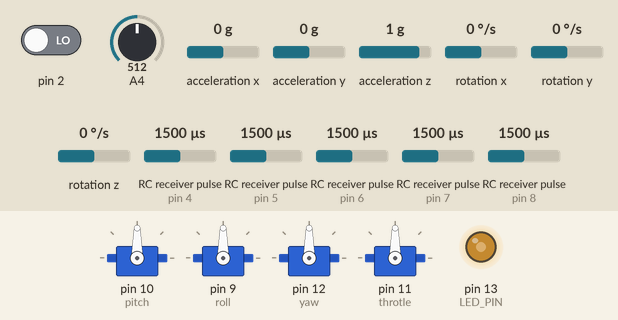
Bench run of a program on a simulated Arduino Uno, built with avr-gcc and run on an emulated ATmega328P. Shown: 4 × servo, output pins drawn as LEDs (lit = HIGH). Wiring (inferred from the names in the program): 5 × RC receiver channel: data pin 4 / data pin 5 / data pin 6 / data pin 7 / data pin 8. Inputs (shaded band) come from the test bench; at power-on: A4 = 512, acceleration x 0 g, acceleration y 0 g, rotation z 0 °/s, RC receiver pulse (sensors on pin 7, pin 4, pin 5, pin 6, pin 8) 1500 µs, pin 2 LOW, acceleration z 1 g, rotation x 0 °/s, rotation y 0 °/s. The sensor or clock chip raises its interrupt line as the real part does; what the program prints to the serial monitor is not drawn.

Above: at 1.44 s.
1.8 s: A4 set to 80
At 3.34 s:
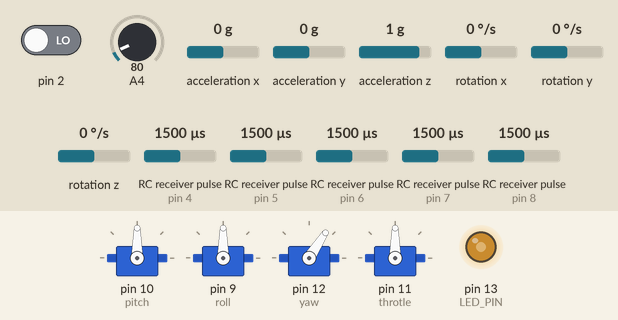
At 4.64 s:
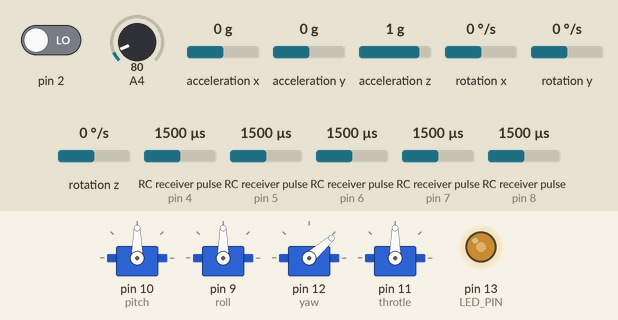
4.8 s: acceleration x set to -1.4 g
At 7.04 s:
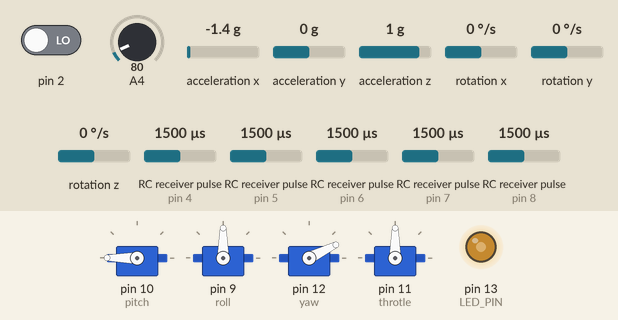
7.8 s: acceleration y set to 1.4 g
At 8.2 s:
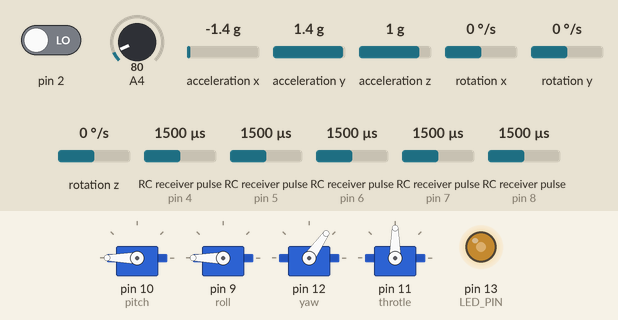
10.8 s: A4 set to 716
13.8 s: rotation z set to 100 °/s
16.8 s: RC receiver pulse (sensor on pin 7) set to 1020 µs
Timing chart, 0 to 22.6 s (numbered marks = the images above; inputs shaded):
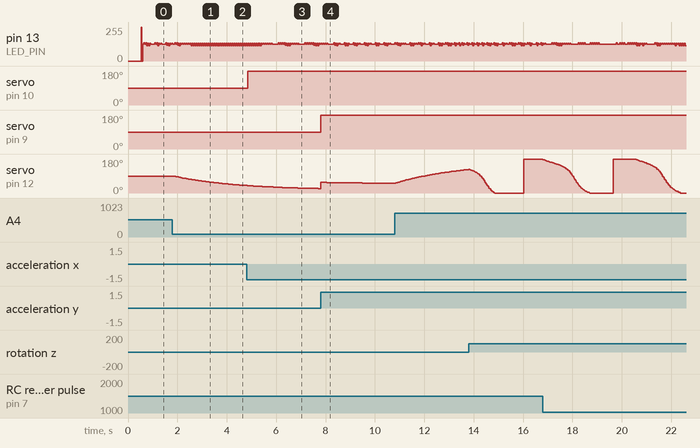

Measured:
- after the input at 1.8 s, servo on pin 12 (yaw): moves from 90° to 40° over 2.9 s, starting after 0.05 s
- after the input at 4.8 s, servo on pin 10 (pitch): 90° → 180° after 0.05 s
- after the input at 7.8 s, servo on pin 9 (roll): 90° → 180° at once

The program:

main.cpp
```cpp
#include <Arduino.h>
//Aircraft Stabilizer
//Servo
#include "Servo.h"
#include "MPU6050_6Axis_MotionApps20.h"
#include "I2Cdev.h"
#include "PinChangeInt.h"

#define SERIAL_PORT_SPEED 115200

#if I2CDEV_IMPLEMENTATION == I2CDEV_ARDUINO_WIRE
    #include "Wire.h"
#endif

Servo myservoRoll; // Roll
Servo myservoPitch; // Pitch
Servo myservoYaw;
Servo myservoThrotle;

//list of pwm pin
#define roll 9
#define pitch 10
#define throtle 11
#define yaw 12

//var used by receiver

#define RC_NUM_CHANNELS  6

#define RC_CH1  0
#define RC_CH2  1
#define RC_CH3  2
#define RC_CH4  3
#define RC_CH5  4
#define RC_CH6  5

#define RC_CH1_INPUT 7
#define RC_CH2_INPUT 6
#define RC_CH3_INPUT 5
#define RC_CH4_INPUT 4
#define RC_CH5_INPUT 3
#define RC_CH6_INPUT 8

int rc_values[RC_NUM_CHANNELS];
uint32_t rc_start[RC_NUM_CHANNELS];
volatile uint16_t rc_shared[RC_NUM_CHANNELS];

#define env 100

MPU6050 mpu;
//MPU6050 mpu(0x69); // <-- use for AD0 high

#define OUTPUT_READABLE_YAWPITCHROLL

#define LED_PIN 13 // (Arduino is 13, Teensy is 11, Teensy++ is 6)
bool blinkState = false;

// MPU control/status vars
bool dmpReady = false;  // set true if DMP init was successful
uint8_t mpuIntStatus;   // holds actual interrupt status byte from MPU
uint8_t devStatus;      // return status after each device operation (0 = success, !0 = error)
uint16_t packetSize;    // expected DMP packet size (default is 42 bytes)
uint16_t fifoCount;     // count of all bytes currently in FIFO
uint8_t fifoBuffer[64]; // FIFO storage buffer

// orientation/motion vars
Quaternion q;           // [w, x, y, z]         quaternion container
VectorInt16 aa;         // [x, y, z]            accel sensor measurements
VectorInt16 aaReal;     // [x, y, z]            gravity-free accel sensor measurements
VectorInt16 aaWorld;    // [x, y, z]            world-frame accel sensor measurements
VectorFloat gravity;    // [x, y, z]            gravity vector
float euler[3];         // [psi, theta, phi]    Euler angle container
float ypr[3];           // [yaw, pitch, roll]   yaw/pitch/roll container and gravity vector

//O of the plane
int Ox = 0,Oy = 0,Oz = 0;
//O of the radio
int Oradiox = 0,Oradioy = 0,Oradioz = 0;
int Xthrotle = 0;
int OVRA = 0;
//Ocomande
int Ocz1 = 0;
float Ocomandex,Ocomandey,Ocomandez;
//Oservo
float Oservox,Oservoy,Oservoz;


int DOx = 0, DOy = 0, DOz = 0;
int IDOx = 0,IDOy = 0,IDOz = 0;
float Kx1 = 2.0,Ky1 = 2.0,Kz1 = 1.0;
float Kx2 = 0.2,Ky2 = 0.2,Kz2 = 0.2;


uint8_t dt;
uint16_t t;


// packet structure for InvenSense teapot demo
uint8_t teapotPacket[14] = { '$', 0x02, 0,0, 0,0, 0,0, 0,0, 0x00, 0x00, '\r', '\n' };

// ================================================================
// ===               INTERRUPT DETECTION FOR RECIEVER           ===
// ================================================================

void rc_read_values() {
  noInterrupts();
  memcpy(rc_values, (const void *)rc_shared, sizeof(rc_shared));
  interrupts();
}

void calc_input(uint8_t channel, uint8_t input_pin) {
  if (digitalRead(input_pin) == HIGH) {
    rc_start[channel] = micros();
  } else {
    rc_shared[channel] = (uint16_t)(micros() - rc_start[channel]);
  }
}

void calc_ch1() { calc_input(RC_CH1, RC_CH1_INPUT); }
void calc_ch2() { calc_input(RC_CH2, RC_CH2_INPUT); }
void calc_ch3() { calc_input(RC_CH3, RC_CH3_INPUT); }
void calc_ch4() { calc_input(RC_CH4, RC_CH4_INPUT); }
void calc_ch5() { calc_input(RC_CH5, RC_CH5_INPUT); }
void calc_ch6() { calc_input(RC_CH6, RC_CH6_INPUT); }


// ================================================================
// ===               INTERRUPT DETECTION ROUTINE                ===
// ================================================================

volatile bool mpuInterrupt = false;     // indicates whether MPU interrupt pin has gone high
void dmpDataReady() {
    mpuInterrupt = true;
}

// ================================================================
// ===                         ms to deg                        ===
// ================================================================

int degres(int t){
  return (t-1500)*18/100; // return a falue in degres centerded a 90 degres
}

// ================================================================
// ===                      INITIAL SETUP                       ===
// ================================================================

void setup() {
    // join I2C bus (I2Cdev library doesn't do this automatically)
    #if I2CDEV_IMPLEMENTATION == I2CDEV_ARDUINO_WIRE
        Wire.begin();
        TWBR = 24; // 400kHz I2C clock (200kHz if CPU is 8MHz)
    #elif I2CDEV_IMPLEMENTATION == I2CDEV_BUILTIN_FASTWIRE
        Fastwire::setup(400, true);
    #endif

//Attach servo

  myservoPitch.attach(pitch); // Attach Y servo to pin 9
  myservoRoll.attach(roll);// Attach X servo to pin 10
  myservoYaw.attach(yaw);
  myservoThrotle.attach(throtle);

//initialisation for interupts

  pinMode(RC_CH1_INPUT, INPUT);
  pinMode(RC_CH2_INPUT, INPUT);
  pinMode(RC_CH3_INPUT, INPUT);
  pinMode(RC_CH4_INPUT, INPUT);
  pinMode(RC_CH5_INPUT, INPUT);
  pinMode(RC_CH6_INPUT, INPUT);

  PCintPort::attachInterrupt(RC_CH1_INPUT, calc_ch1, CHANGE);
  PCintPort::attachInterrupt(RC_CH2_INPUT, calc_ch2, CHANGE);
  PCintPort::attachInterrupt(RC_CH3_INPUT, calc_ch3, CHANGE);
  PCintPort::attachInterrupt(RC_CH4_INPUT, calc_ch4, CHANGE);
  PCintPort::attachInterrupt(RC_CH5_INPUT, calc_ch5, CHANGE);
  PCintPort::attachInterrupt(RC_CH6_INPUT, calc_ch6, CHANGE);

    Serial.begin(SERIAL_PORT_SPEED);

    // initialize device
    Serial.println(F("Initializing I2C devices..."));
    mpu.initialize();

    // verify connection
    Serial.println(F("Testing device connections..."));
    Serial.println(mpu.testConnection() ? F("MPU6050 connection successful") : F("MPU6050 connection failed"));

    // load and configure the DMP
    Serial.println(F("Initializing DMP..."));
    devStatus = mpu.dmpInitialize();
    if (devStatus == 0) {
      //calculate the ofset of the gyro/axxelero
        mpu.CalibrateAccel(8);
        mpu.CalibrateGyro(8);
        mpu.PrintActiveOffsets();
        // turn on the DMP, now that it's ready
        Serial.println(F("Enabling DMP..."));
        mpu.setDMPEnabled(true);
        // enable Arduino interrupt detection
        Serial.println(F("Enabling interrupt detection (Arduino external interrupt 0)..."));
        attachInterrupt(0, dmpDataReady, RISING);
        mpuIntStatus = mpu.getIntStatus();
        // set our DMP Ready flag so the main loop() function knows it's okay to use it
        Serial.println(F("DMP ready! Waiting for first interrupt..."));
        dmpReady = true;
        // get expected DMP packet size for later comparison
        packetSize = mpu.dmpGetFIFOPacketSize();
    } else {
        // ERROR!
        // 1 = initial memory load failed
        // 2 = DMP configuration updates failed
        // (if it's going to break, usually the code will be 1)
        Serial.print(F("DMP Initialization failed (code "));
        Serial.print(devStatus);
        Serial.println(F(")"));
    }
    // configure LED for output
    pinMode(LED_PIN, OUTPUT);
}

// ================================================================
// ===                    MAIN PROGRAM LOOP                     ===
// ================================================================

void loop() {

    // if programming failed, don't try to do anything
    if (!dmpReady) return;
    // wait for MPU interrupt or extra packet(s) available
     while (!mpuInterrupt && fifoCount < packetSize) {
      rc_read_values();
      //O of the plane
      Ox = ypr[2] * -180/M_PI;
      Oy = ypr[1] * 180/M_PI;
      Oz = ypr[0] * -180/M_PI;
      //O of the radio
      Oradiox = degres(rc_values[RC_CH1]);
      Oradioy = degres(rc_values[RC_CH2]);
      Oradioz = degres (rc_values[RC_CH4]);
      Xthrotle = degres(rc_values[RC_CH3]);
      OVRA = degres(rc_values[RC_CH6]);

      dt = t-millis();
      t += dt;
      Serial.println(Oradiox);
      if (abs(rc_values[RC_CH5]-2000)<env ){//switch high
        // full radio control
        Ocomandex += 0.05 * Oradiox * dt * 0.001;
        Ocomandey += 0.05 * Oradioy * dt * 0.001;
        Ocomandez += 0.05 * Oradioz * dt * 0.001;
        Serial.println("mode 1");
        // 0.1 => max 90 degs/s
          }

      else if(abs(rc_values[RC_CH5]-1000)<env){//switch low
        //mixed control
        Ocomandex = 0.5*Oradiox;
        Ocomandey = 0.5*Oradioy;
        Ocomandez = 0.5*Oradioz;
        Serial.println("mode 2");
        // 0.5=> max angle = 45 deg
          }

      else{//switch mid or no signal
        //full control from the gyro
        Ocomandex = 0;
        Ocomandey = 0;

        Ocz1 = float(analogRead(A4))*180.0/1024.0-90;
        Ocomandez += 0.01*(Ocz1-Ocomandez);
        Serial.println("mode 3");
      }


      DOx = Ocomandex-Ox;
      IDOx +=  DOx * dt/1000 ;
      if (IDOx> 30.0/Kx2 ){//limit integral to 30 degs
        IDOx = 30.0/Kx2;
      }
      else if(IDOx< -30.0/Kx2 ){
        IDOx = -30.0/Kx2;
      }
      Oservox =  Kx1 * DOx +  Kx2 * IDOx;
      if (Oservox>90){Oservox = 90;}//limit servo range
      else if (Oservox<-90){Oservox = -90;}


      DOy = Ocomandey-Oy;
      IDOy +=  DOy * dt/1000 ;
      if (IDOy> 30.0/Ky2 ){//limit integral to 30 degs
        IDOy = 30.0/Ky2;
      }
      else if(IDOy< -30.0/Ky2 ){
        IDOy = -30.0/Ky2;
      }
      Oservoy =  Ky1 * DOy +  Ky2 * IDOy;


      if (Oservoy>90){Oservoy = 90;}//limit servo range
      else if (Oservoy<-90){Oservoy = -90;}
      DOz = Ocomandez-Oz;
      IDOz +=  DOz * dt/1000 ;
      if (IDOz> 30.0/Kz2 ){//limit integral to 30 degs
        IDOz = 30.0/Kz2;
      }
      else if(IDOz< -30.0/Kz2 ){
        IDOz = -30.0/Kz2;
      }
      Oservoz =  Kz1 * DOz +  Kz2 * IDOz * 0;
      if (Oservoz>90){Oservoz = 90;}//limit servo range
      else if (Oservoz<-90){Oservoz = -90;}


      //Serial.print("OX : ");Serial.print(Ox);Serial.print("    ");
      //Serial.print("OservoX : ");Serial.print(Oservox,0);Serial.println("    ");
      //Serial.print("OY : ");Serial.print(Oy);Serial.print("    ");
      //Serial.print("OservoY : ");Serial.print(Oservoy,0);Serial.println("    ");
      //Serial.print("OZ : ");Serial.print(Oz);Serial.print("    ");
      Serial.print("OZ co: ");Serial.print(Ocomandez);Serial.print("    ");
      //Serial.print("OservoZ : ");Serial.print(Oservoz,0);Serial.println("    ");
      Serial.println("");

      myservoYaw.write(Oservoz+90);
      myservoPitch.write(Oservoy+90);
      myservoRoll.write(Oservox+90);

    }


    // reset interrupt flag and get INT_STATUS byte
    mpuInterrupt = false;
    mpuIntStatus = mpu.getIntStatus();
    // get current FIFO count
    fifoCount = mpu.getFIFOCount();
    // check for overflow (this should never happen unless our code is too inefficient)
    if ((mpuIntStatus & 0x10) || fifoCount == 1024) {
        // reset so we can continue cleanly
        mpu.resetFIFO();
        Serial.println(F("FIFO overflow!"));
    // otherwise, check for DMP data ready interrupt (this should happen frequently)
    } else if (mpuIntStatus & 0x02) {
        // wait for correct available data length, should be a VERY short wait
        while (fifoCount < packetSize) fifoCount = mpu.getFIFOCount();
        // read a packet from FIFO
        mpu.getFIFOBytes(fifoBuffer, packetSize);
        // track FIFO count here in case there is > 1 packet available
        // (this lets us immediately read more without waiting for an interrupt)
        fifoCount -= packetSize;
        #ifdef OUTPUT_READABLE_YAWPITCHROLL
            // calculate euler angle
            mpu.dmpGetQuaternion(&q, fifoBuffer);
            mpu.dmpGetGravity(&gravity, &q);
            mpu.dmpGetYawPitchRoll(ypr, &q, &gravity);
        #endif
        // blink LED to indicate activity
        blinkState = !blinkState;
        digitalWrite(LED_PIN, blinkState);
    }
}
```
